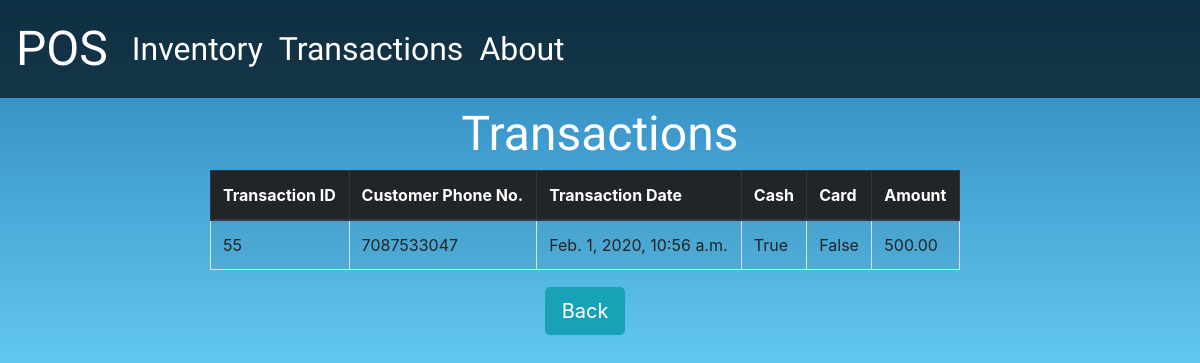
The app's page /transactions/records, older data.
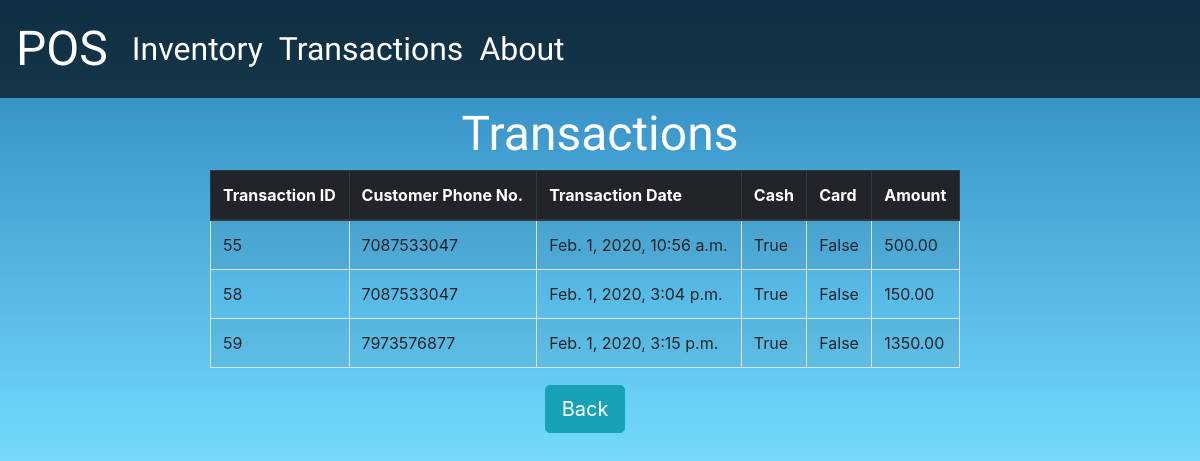
The same page, newer data.
### transactions/models.py (models this page shows)
class paymentdetails(models.Model):
    customer_phoneno=models.IntegerField(blank=False)
    payment_date=models.DateTimeField( auto_now_add=True)
    cash=models.BooleanField(blank=True, default=True)
    card=models.BooleanField(blank=True)
    amount=models.DecimalField(blank=True, decimal_places=2, max_digits=10000, null=True)

### transactions/views.py (the view)
# urls.py: path('records',record),
def record(request):
    trans_instance=paymentdetails.objects.all()
    table_columns=["Transaction ID", "Customer Phone No.", "Transaction Date","Cash","Card","Amount"]
    context={
        'tcol':table_columns,
        'record_instance':trans_instance
    }
    return render(request, 'record.html',context)

### transactions/templates/record.html
{% extends 'transbase.html' %}
{% block content %}
<div class='row container-fluid'>
        <div class='col-md-2'></div>
        <div class='col-md-8'>
            <table align='center' border='1' class='table table-hover table-bordered table-striped rounded'>
            <thead class='thead-dark'>
                <tr>
                    {% for x in tcol %}
                    <th>{{x}}</th>
                    {%endfor%}
                </tr>
        </thead>
            {% for value in record_instance %}
            <tr>
                <td>{{value.id}}</td>
                <td>{{value.customer_phoneno}}</td>
                <td>{{value.payment_date}}</td>
                <td>{{value.cash}}</td>
                <td>{{value.card}}</td>
                <td>{{value.amount}}</td>
            </tr>
            {% endfor %}
        </table>
        <div class='col-md-2'></div>
</div>
<div class='container-fluid'>
    <center> <a href="." class="btn btn-info btn-lg">Back</a></center>
</div>
    {% endblock %}

### transactions/templates/transbase.html (shortened to what this page needs)
<!DOCTYPE html>
<html lang="en">
  {% load static%}
<head>
    <link rel="stylesheet" href="https://stackpath.bootstrapcdn.com/bootstrap/4.1.3/css/bootstrap.min.css">
</head>
<body background="{% static 'Cool sky.jpg'%}">
  <nav class="navbar navbar-expand-lg " style='background-color:rgba(0, 0, 0,0.635)'>
    <a class="navbar-brand" href="#">
       <font color="white" size=30>POS</font>
    </a>
    <div class="collapse navbar-collapse" id="navbarNavAltMarkup">
      <div class="navbar-nav">
       <a class="nav-link" href="{% url 'inventory:inven_home'%}"><font color="white" size=6>Inventory</font></a>
       <a class="nav-link" href="{% url 'transactions:trans_home'%}"><font color="white" size=6>Transactions</font></a>
       <a class="nav-link" href="../about"><font color="white" size=6>About</font></a>
      </div>
    </div>
  </nav>
<div class="page-header">
    <center><font color="white" size=20>Transactions</font></center>
</div>
{% block content %}
{% endblock %}
</body>
</html>

### transactions/templates/transbase.html (style rules this page uses)
font { font-family: 'Righteous', cursive; }

Row changes from the older to the newer data that the page shows:
added paymentdetails: id "58", customer_phoneno "7087533047", payment_date "Feb. 1, 2020, 3:04 p.m.", cash "True", card "False", amount "150.00"
added paymentdetails: id "59", customer_phoneno "7973576877", payment_date "Feb. 1, 2020, 3:15 p.m.", cash "True", card "False", amount "1350.00"
